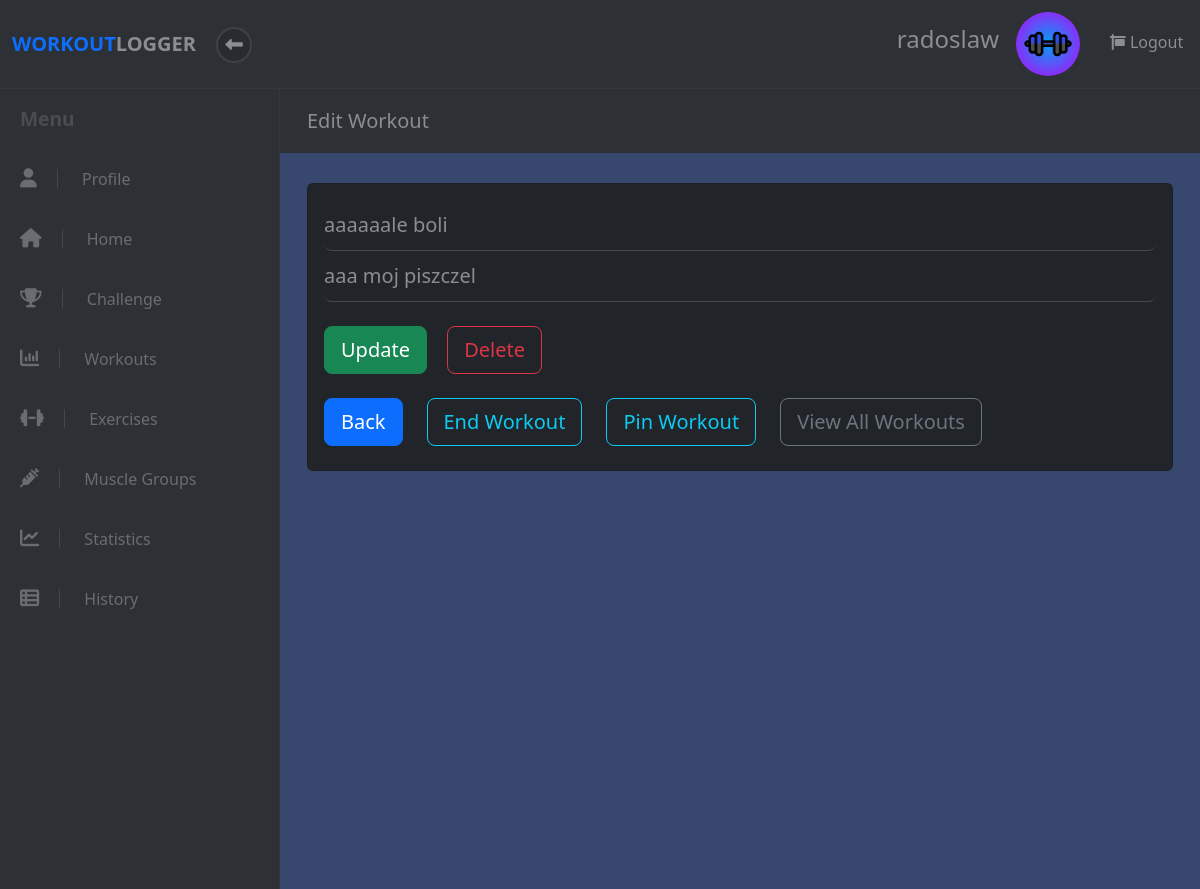
/workout/4/edit (signed in), run on an earlier commit of the app's database.
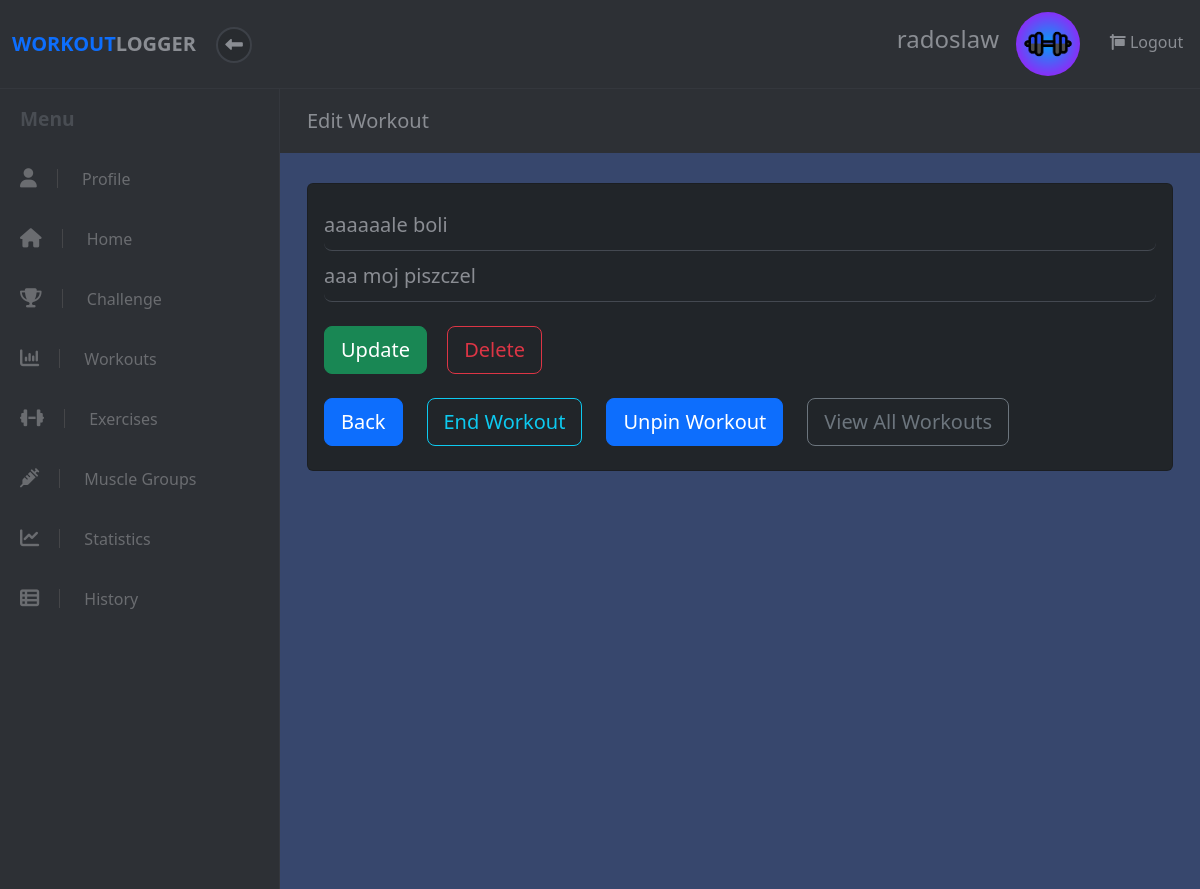
And on a later commit of the database.
### workout/views.py (the view, shortened to what this page needs)
# urls.py: re_path(r'^workout/(?P<id>\d*)/edit$', views.edit_workout),
def edit_workout(request, id):
    try:
        user = User.objects.get(id=request.session["user_id"])
        ste = StrengthTrainingExercise.objects.filter(workout__id=id)
        ete = EnduranceTrainingExercise.objects.filter(workout__id=id)
        be = BalanceExercise.objects.filter(workout__id=id)
        fe = FlexibilityExercise.objects.filter(workout__id=id)
        exercises = list(chain(ste, ete, be, fe))
        data = {
            'user': user,
            'workout': Workout.objects.get(id=id),
            'exercises': sorted(exercises, key=lambda x: x.updated_at, reverse=True),
        }
        if request.method == "GET":
            logging.debug("GET request to edit workout")
            return render(request, "workout/edit_workout.html", data)
    except (KeyError, User.DoesNotExist) as err:
        messages.info(request, "You must be logged in to view this page.", extra_tags="invalid_session")
        logging.warning("User must be logged in to view 'edit_workout'.")
        return redirect("/")

### workout/templates/workout/edit_workout.html (shortened to what the changed rows need)
<!DOCTYPE html>
<html>
  <head>
    {% load static %}
    <link
      rel="stylesheet"
      href="{% static 'fontawesomefree/css/all.min.css' %}"
    />
    <link rel="stylesheet" href="../../static/workout/styles.css" />
    {% load bootstrap5 %} {% bootstrap_css %} {% bootstrap_javascript %}
  </head>
  <body>
    {% include 'workout/widgets/header.html' %}
    <div class="d-flex align-items-stretch">
      <div class="page-content">
        <div class="page-header">
          <div class="container-fluid">
            <h2 class="h5 no-margin-bottom">Edit Workout</h2>
          </div>
        </div>
        <section class="no-padding-bottom">
          <div class="container-fluid">
            <div class="card bg-dark add-exercise mb-4 mt-2">
              <div class="card-body text-light">
                <div class="row">
                  <div class="col-lg-12">
                    <div class="row mb-2">
                      <div class="col-auto text-left">
                        <form
                        id="end-workout-form"
                        action="/workout/{{ workout.id }}/share"
                        method="POST"
                      >
                        {% if workout.is_shared == False %}
                        <button
                          id="end-workout"
                          type="submit"
                          class="btn btn-outline-info btn-lg"
                        >
                          Pin Workout
                        </button>
                        {% else %}
                        <button
                          id="end-workout"
                          type="submit"
                          class="btn btn-primary btn-lg end-workout"
                          >
                          <b>Unpin Workout</b>
                        </button>
                        {% endif %}
                      </form>
                      </div>
                    </div>
                  </div>
                </div>
              </div>
            </div>
          </div>
        </section>
      </div>
    </div>
  </body>
</html>

What changed in the data, as far as the page shows it:
changed Workout "aaaaaale boli": is_shared False → True (drawn)
Also different on the page:
text no longer shown: "Pin Workout"
text now shown: "Unpin Workout"
